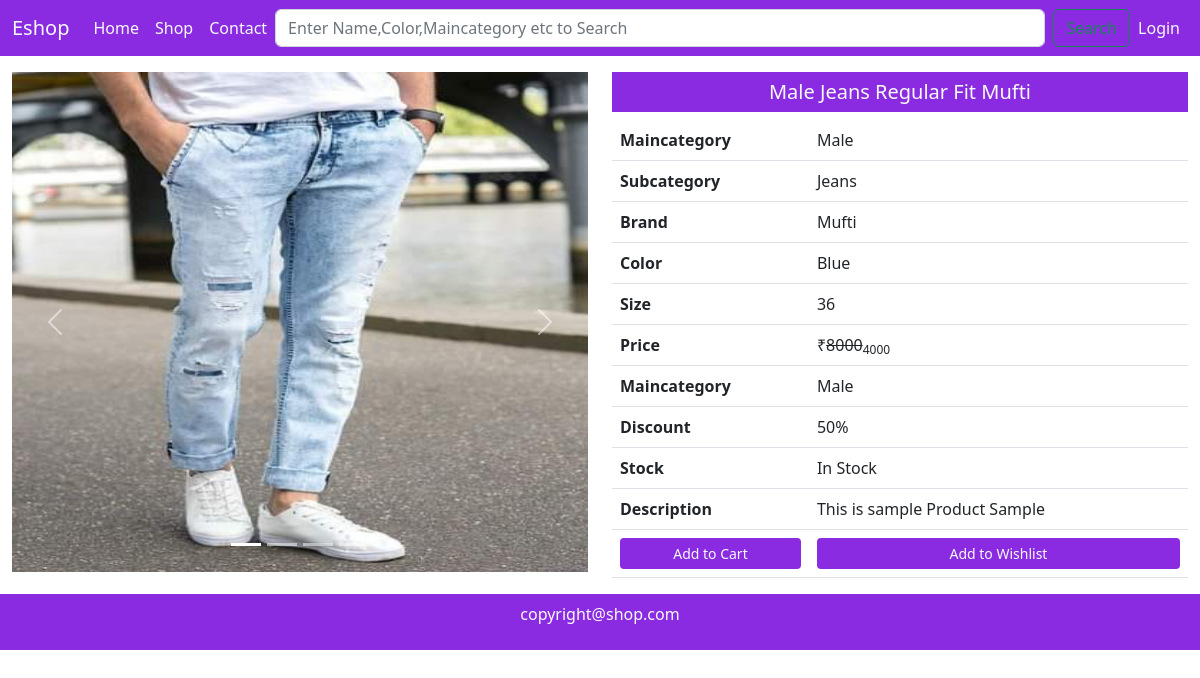
The app's page /single-product/1/ with its own data.
### mainApp/models.py (models this page shows, shortened)
class Product(models.Model):
    id = models.AutoField(primary_key=True)
    name = models.CharField(max_length=50)
    maincategory = models.ForeignKey(Maincategory,on_delete=models.CASCADE)
    subcategory = models.ForeignKey(Subcategory,on_delete=models.CASCADE)
    brand = models.ForeignKey(Brand,on_delete=models.CASCADE)
    color = models.CharField(max_length=20)
    size = models.CharField(max_length=20)
    stock = models.CharField(max_length=20,default="In Stock",null=True,blank=True)
    description = models.TextField()
    baseprice = models.IntegerField()
    discount = models.IntegerField(default=0,null=True,blank=True)
    finalprice = models.IntegerField()
    pic1 = models.ImageField(upload_to="uploads",default="",null=True,blank=True)
    pic2 = models.ImageField(upload_to="uploads",default="",null=True,blank=True)
    pic3 = models.ImageField(upload_to="uploads",default="",null=True,blank=True)
    pic4 = models.ImageField(upload_to="uploads",default="",null=True,blank=True)

class Maincategory(models.Model):
    id = models.AutoField(primary_key=True)
    name = models.CharField(max_length=20)
    def __str__(self):
        return self.name

class Subcategory(models.Model):
    id = models.AutoField(primary_key=True)
    name = models.CharField(max_length=20)
    def __str__(self):
        return self.name

class Brand(models.Model):
    id = models.AutoField(primary_key=True)
    name = models.CharField(max_length=20)
    def __str__(self):
        return self.name

### mainApp/views.py (the view)
# urls.py: path('single-product/<int:id>/',views.singleProduct),
def singleProduct(Request, id):
    data = Product.objects.get(id=id)
    return render(Request, "single-product.html", {'data': data})

### mainApp/templates/single-product.html (shortened to what this page needs)
{% extends 'index.html' %}
{% block content %}
<div class="container-fluid mt-3">
    <div class="row">
        <div class="col-md-6 col-12">
            <div id="carouselExampleIndicators" class="carousel slide" data-bs-ride="true">
                <div class="carousel-indicators">
                    <button type="button" data-bs-target="#carouselExampleIndicators" data-bs-slide-to="0"
                        class="active" aria-current="true" aria-label="Slide 1"></button>
                    <button type="button" data-bs-target="#carouselExampleIndicators" data-bs-slide-to="1"
                        aria-label="Slide 2"></button>
                    <button type="button" data-bs-target="#carouselExampleIndicators" data-bs-slide-to="2"
                        aria-label="Slide 3"></button>
                    <button type="button" data-bs-target="#carouselExampleIndicators" data-bs-slide-to="3"
                        aria-label="Slide 4"></button>
                </div>
                <div class="carousel-inner">
                    <div class="carousel-item active">
                    </div>
                    <div class="carousel-item active">
                        <img src="{{data.pic2.url}}" height="500px" class="d-block w-100" alt="...">
                    </div>
                </div>
                <button class="carousel-control-prev" type="button" data-bs-target="#carouselExampleIndicators"
                    data-bs-slide="prev">
                    <span class="carousel-control-prev-icon" aria-hidden="true"></span>
                </button>
                <button class="carousel-control-next" type="button" data-bs-target="#carouselExampleIndicators"
                    data-bs-slide="next">
                    <span class="carousel-control-next-icon" aria-hidden="true"></span>
                </button>
            </div>
        </div>
        <div class="col-md-6 col-12">
            <h5 class="background text-light text-center p-2">{{data.name}}</h5>
            <div class="table-responsive">
                <table class="table">
                    <tr>
                        <th>Maincategory</th>
                        <td>{{data.maincategory}}</td>
                    </tr>
                    <tr>
                        <th>Subcategory</th>
                        <td>{{data.subcategory}}</td>
                    </tr>
                    <tr>
                        <th>Brand</th>
                        <td>{{data.brand}}</td>
                    </tr>
                    <tr>
                        <th>Color</th>
                        <td>{{data.color}}</td>
                    </tr>
                    <tr>
                        <th>Size</th>
                        <td>{{data.size}}</td>
                    </tr>
                    <tr>
                       <th>Price</th>
                       <td>&#8377;<del>{{data.baseprice}}</del><sub>{{data.finalprice}}</sub></td>
                    </tr>
                    <tr>
                        <th>Maincategory</th>
                        <td>{{data.maincategory}}</td>
                    </tr>
                    <tr>
                        <th>Discount</th>
                        <td>{{data.discount}}%</td>
                    </tr>
                    <tr>
                        <th>Stock</th>
                        <td>{{data.stock}}</td>
                    </tr>
                    <tr>
                        <th>Description</th>
                        <td>{{data.description}}</td>
                    </tr>
                    <tr>
                        <th><a href="/add-to-cart/{{data.id}}" class="btn background text-light mybtn w-100 btn-sm">Add to Cart</a></th>
                        <td><a href="/add-to-wishlist/{{data.id}}" class="btn background text-light mybtn w-100 btn-sm" >Add to Wishlist</a></td>
                    </tr>
                </table>
            </div>
        </div>
    </div>
</div>
{% endblock content %}

### mainApp/static/css/style.css (style rules this page uses)
.background { background-color: blueviolet; }

### records on screen
Product: pic2 (picture), name "Male Jeans Regular Fit Mufti", maincategory "Male", subcategory "Jeans", brand "Mufti", color "Blue", size "36", baseprice "8000", finalprice "4000", discount "50", stock "In Stock", description "This is sample Product Sample"
